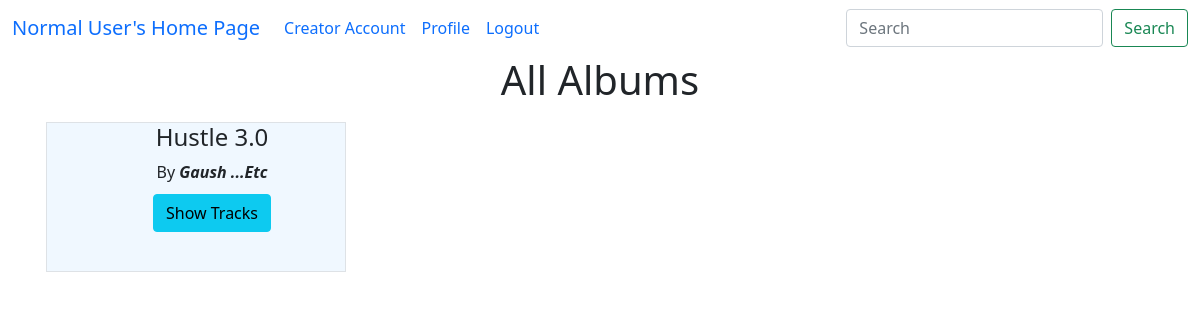
/all_albums/1, run on an earlier commit of the app's database.
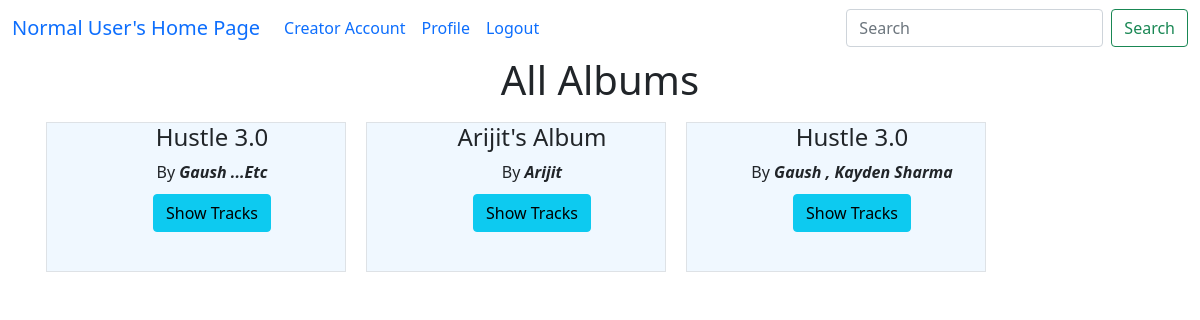
And on a later commit of the database.
### model1.py (models this page shows, shortened)
class Album(db.Model):
    album_id = db.Column(db.Integer, primary_key=True)
    album_name = db.Column(db.String(100), nullable=False)
    album_genre = db.Column(db.String(50))
    album_artist = db.Column(db.String(100))
    creator_id = db.Column(db.Integer, db.ForeignKey("user.user_id"))
    album_play_count = db.Column(db.Integer, default=0)
    album_thumbnail = db.Column(db.String(255))
    songs = db.relationship("Song", backref="albums",cascade="all, delete")
    creator = db.relationship("User", backref="albums")

### app.py (the view)
@app.route("/all_albums/<int:u_id>")
def all_albums(u_id):
    albums = Album.query.all()
    user = User.query.get(u_id)
    return render_template("all_albums_page.html",user=user,albums=albums)

### templates/all_albums_page.html (shortened to what this page needs)
<!doctype html>
<html lang="en">
<head>
    <link href="https://cdn.jsdelivr.net/npm/bootstrap@5.0.2/dist/css/bootstrap.min.css" rel="stylesheet"
>
</head>
<body>
    {% extends "general_user_navbar.html" %}
    {% block content %}
    <div class="container-fluid">
        <div class="container-fluid">
            <h1><label for="albums">All Albums</label></h1>
            <div id="albums" class="container-fluid" style="text-transform: capitalize">
                {% if albums|length == 0 %}
                <h4>No album Available</h4>
                {% else %}
                <div class="albums container text-center">
                    <div class="row row-cols-4">
                        {% for album in albums %}
                        <div id="album" class="col  border border-primary-subtle" >
                            <ul type="none">
                                <li>
                                    <h4>{{album.album_name}}</h4>
                                </li>
                                <li>by <b><i>{{album.album_artist}}</i></b></li>
                                <li style="margin: 10px;"> <a class="btn btn-info" href="/album_songs/{{user.user_id}}/{{album.album_id}}" role="button">Show Tracks</a></li>
                            </ul>
                        </div>
                        {% endfor %}
                    </div>
                </div>
            </div>
            {% endif %}
        </div>
    </div>
    {% endblock %}

What changed in the data, as far as the page shows it:
added Album: album_name "Arijit's Album", album_artist "Arijit"
added Album: album_name "Hustle 3.0", album_artist "Gaush , Kayden Sharma"
